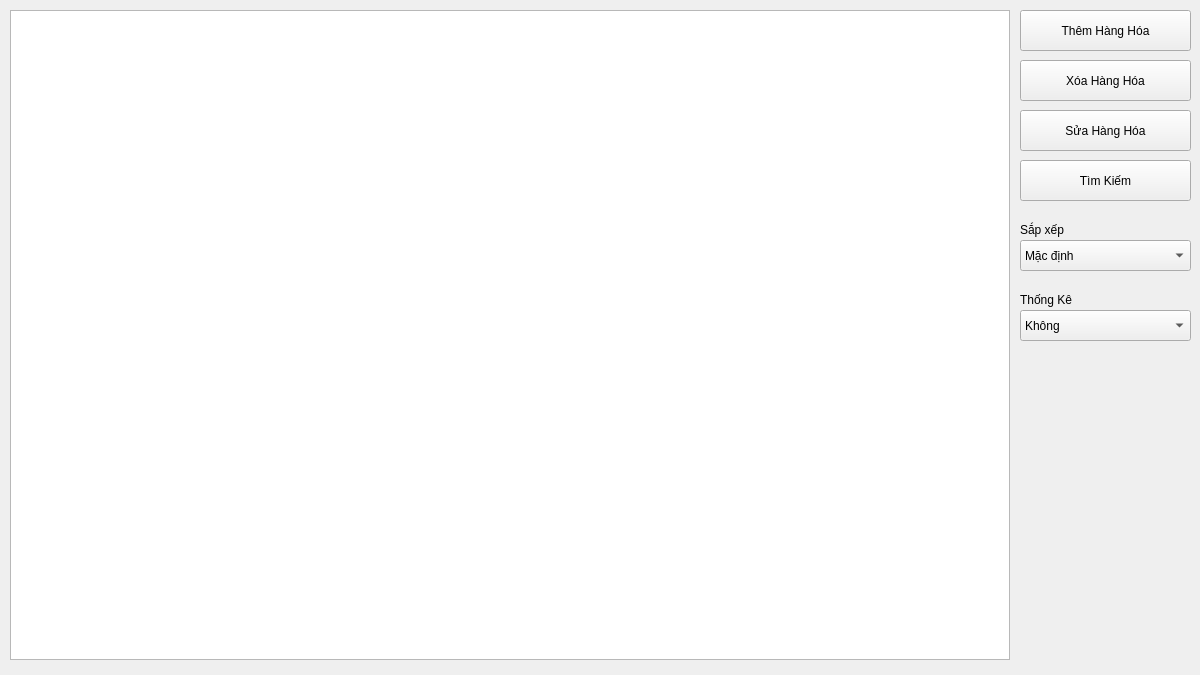
<?xml version="1.0" encoding="UTF-8"?>
<ui version="4.0">
 <class>Widget</class>
 <widget class="QWidget" name="Widget">
  <property name="geometry">
   <rect>
    <x>0</x>
    <y>0</y>
    <width>1200</width>
    <height>675</height>
   </rect>
  </property>
  <property name="sizePolicy">
   <sizepolicy hsizetype="Preferred" vsizetype="Preferred">
    <horstretch>0</horstretch>
    <verstretch>0</verstretch>
   </sizepolicy>
  </property>
  <property name="minimumSize">
   <size>
    <width>1200</width>
    <height>675</height>
   </size>
  </property>
  <property name="maximumSize">
   <size>
    <width>1200</width>
    <height>675</height>
   </size>
  </property>
  <property name="windowTitle">
   <string>Quản Lý Hàng Hóa</string>
  </property>
  <widget class="QTableWidget" name="tableWidget">
   <property name="geometry">
    <rect>
     <x>10</x>
     <y>10</y>
     <width>1000</width>
     <height>650</height>
    </rect>
   </property>
   <property name="sizePolicy">
    <sizepolicy hsizetype="Fixed" vsizetype="Fixed">
     <horstretch>0</horstretch>
     <verstretch>0</verstretch>
    </sizepolicy>
   </property>
  </widget>
  <widget class="QPushButton" name="AddButton">
   <property name="geometry">
    <rect>
     <x>1020</x>
     <y>10</y>
     <width>171</width>
     <height>41</height>
    </rect>
   </property>
   <property name="text">
    <string>Thêm Hàng Hóa</string>
   </property>
  </widget>
  <widget class="QPushButton" name="DelButton">
   <property name="geometry">
    <rect>
     <x>1020</x>
     <y>60</y>
     <width>171</width>
     <height>41</height>
    </rect>
   </property>
   <property name="text">
    <string>Xóa Hàng Hóa</string>
   </property>
  </widget>
  <widget class="QPushButton" name="EditButton">
   <property name="geometry">
    <rect>
     <x>1020</x>
     <y>110</y>
     <width>171</width>
     <height>41</height>
    </rect>
   </property>
   <property name="text">
    <string>Sửa Hàng Hóa</string>
   </property>
  </widget>
  <widget class="QPushButton" name="searchButton">
   <property name="geometry">
    <rect>
     <x>1020</x>
     <y>160</y>
     <width>171</width>
     <height>41</height>
    </rect>
   </property>
   <property name="text">
    <string>Tìm Kiếm</string>
   </property>
  </widget>
  <widget class="QComboBox" name="SapXepBox">
   <property name="geometry">
    <rect>
     <x>1020</x>
     <y>240</y>
     <width>171</width>
     <height>31</height>
    </rect>
   </property>
   <property name="sizePolicy">
    <sizepolicy hsizetype="Fixed" vsizetype="Fixed">
     <horstretch>0</horstretch>
     <verstretch>0</verstretch>
    </sizepolicy>
   </property>
   <property name="currentText">
    <string>Mặc định</string>
   </property>
   <property name="currentIndex">
    <number>0</number>
   </property>
   <property name="frame">
    <bool>true</bool>
   </property>
   <item>
    <property name="text">
     <string>Mặc định</string>
    </property>
   </item>
   <item>
    <property name="text">
     <string>Tăng theo tên</string>
    </property>
   </item>
   <item>
    <property name="text">
     <string>Giảm theo tên</string>
    </property>
   </item>
   <item>
    <property name="text">
     <string>Tăng theo hạn sử dụng</string>
    </property>
   </item>
   <item>
    <property name="text">
     <string>Giảm theo hạn sử dụng</string>
    </property>
   </item>
  </widget>
  <widget class="QComboBox" name="ThongKeBox">
   <property name="geometry">
    <rect>
     <x>1020</x>
     <y>310</y>
     <width>171</width>
     <height>31</height>
    </rect>
   </property>
   <item>
    <property name="text">
     <string>Không</string>
    </property>
   </item>
   <item>
    <property name="text">
     <string>Loại hàng hóa</string>
    </property>
   </item>
   <item>
    <property name="text">
     <string>Đã hết hạn</string>
    </property>
   </item>
   <item>
    <property name="text">
     <string>Hết hạn trong năm</string>
    </property>
   </item>
  </widget>
  <widget class="QLabel" name="label">
   <property name="geometry">
    <rect>
     <x>1020</x>
     <y>220</y>
     <width>63</width>
     <height>20</height>
    </rect>
   </property>
   <property name="text">
    <string>Sắp xếp</string>
   </property>
  </widget>
  <widget class="QLabel" name="label_2">
   <property name="geometry">
    <rect>
     <x>1020</x>
     <y>290</y>
     <width>81</width>
     <height>20</height>
    </rect>
   </property>
   <property name="text">
    <string>Thống Kê</string>
   </property>
  </widget>
 </widget>
 <resources/>
 <connections/>
</ui>
